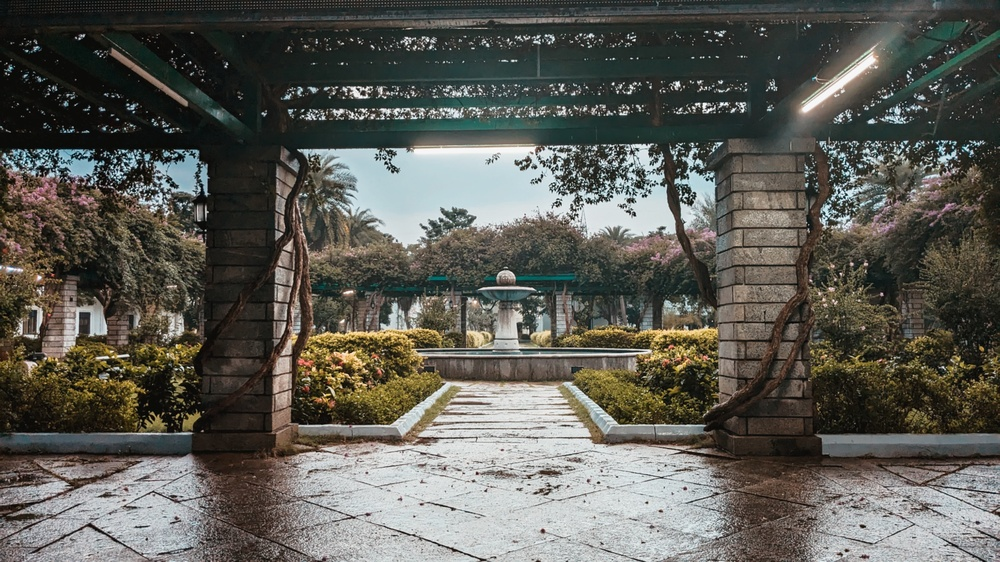
#> input picture Basics/image.jpg, 1000 x 562 px, shrunk from 4032 x 2268 before the run
$ jupyter execute Basic-functions.ipynb
#> lines starting #> are read from the running program, lines starting #| are printed output that depends on the picture
# Lab 1: Image Manipulation and Filtering

## Theory

### Experiment 1: Image Representation
A digital image is a two-dimensional function f(x, y), where x and y represent spatial coordinates and the value of f at any point represents the intensity of the image at that location. In digital form, this function is discretized into a matrix of size M × N.

For grayscale images, each pixel is represented by a single intensity value. In an 8-bit image, the intensity ranges from 0 to 255, where 0 represents black and 255 represents white. This discrete representation allows efficient storage and processing of images.

---

### Experiment 2: Noise Models

#### Gaussian Noise
Gaussian noise is a type of statistical noise with a probability density function equal to a normal distribution. It affects all pixels in the image and is commonly introduced during image acquisition due to sensor noise, poor lighting, or thermal effects.

Mathematically:
g(x, y) = f(x, y) + n(x, y)

where n(x, y) follows a Gaussian distribution.

#### Salt and Pepper Noise
Salt and Pepper noise is an impulse noise where random pixels are replaced by either minimum (0) or maximum (255) intensity values. It appears as white and black dots in the image and is typically caused by transmission errors or hardware faults.

---

### Experiment 3: Spatial Filtering

Spatial filtering involves modifying the intensity of a pixel based on its neighboring pixels using a kernel.

#### Averaging Filter
It replaces each pixel with the average of its neighbors, resulting in smoothing. However, it tends to blur edges.

#### Gaussian Filter
Uses a weighted average based on a Gaussian function. It provides smoother and more natural blurring compared to averaging filters.

#### Median Filter
A non-linear filter that replaces the pixel value with the median of neighboring values. It is highly effective in removing salt and pepper noise while preserving edges.

[cell 1]
import cv2

# Load image
img = cv2.imread('image.jpg')
#> img is the input picture: shape (562, 1000, 3); mean B, G, R 85.4, 92.3, 92.9

# Display image
cv2.imshow('Original Image', img)

# Print properties
print("Shape:", img.shape)
#| Shape: (562, 1000, 3)
print("Size:", img.size)
#| Size: 1686000
print("Data type:", img.dtype)
#| Data type: uint8

cv2.waitKey(0)
cv2.destroyAllWindows()

[cell 2]
import cv2
import numpy as np
import matplotlib.pyplot as plt

# Load image in grayscale
img = cv2.imread('image.jpg', 0)
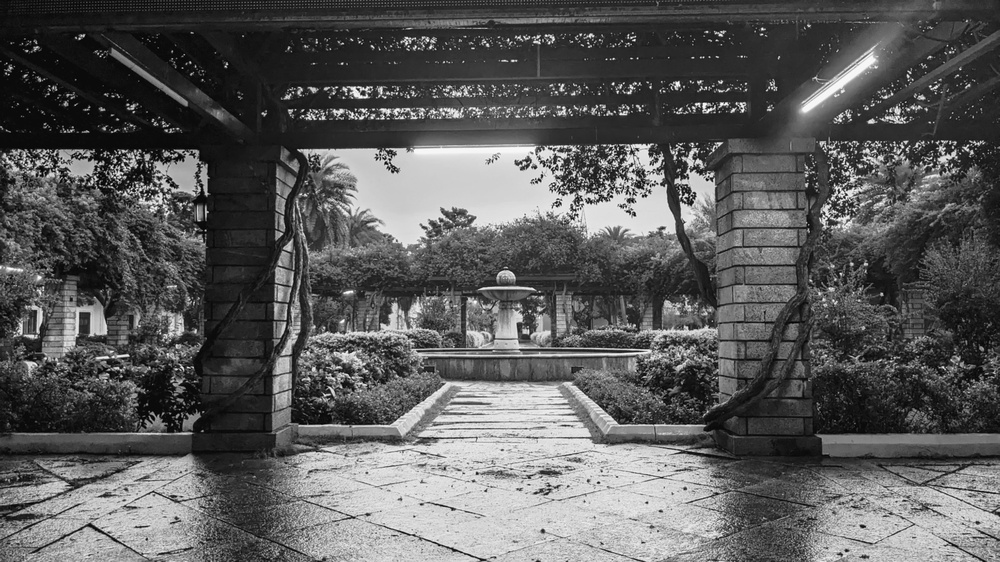
#> img: shape (562, 1000); min 0, max 255, mean 91.7

# ---------- Gaussian Noise ----------
mean = 0
std = 25
gaussian = np.random.normal(mean, std, img.shape).astype('uint8')
gaussian_noise = cv2.add(img, gaussian)
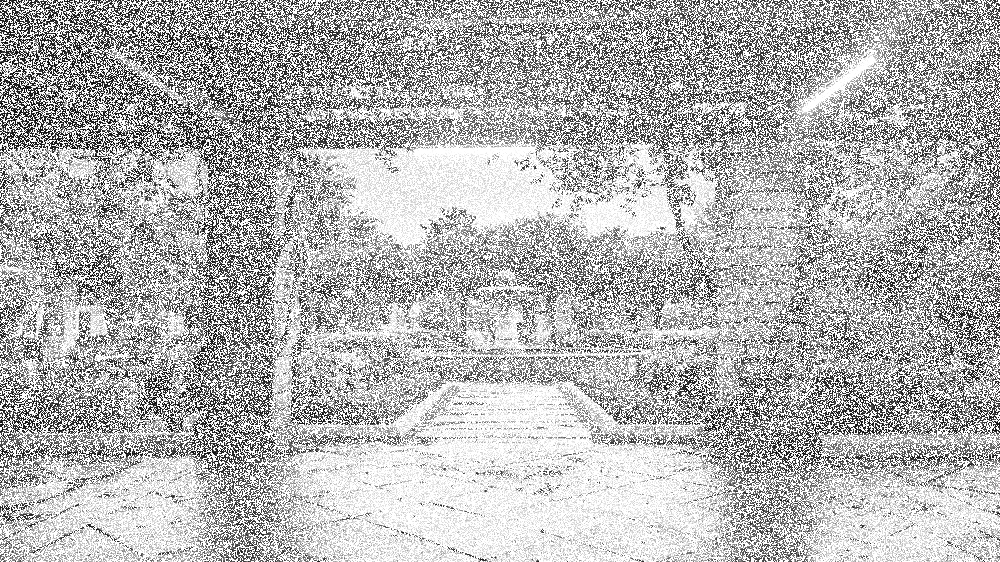
#> gaussian_noise: shape (562, 1000); min 0, max 255, mean 179.6

# ---------- Salt & Pepper Noise ----------
sp_noise = img.copy()

prob = 0.02
# Salt
salt = np.random.rand(*img.shape) < prob/2
sp_noise[salt] = 255

# Pepper
pepper = np.random.rand(*img.shape) < prob/2
sp_noise[pepper] = 0
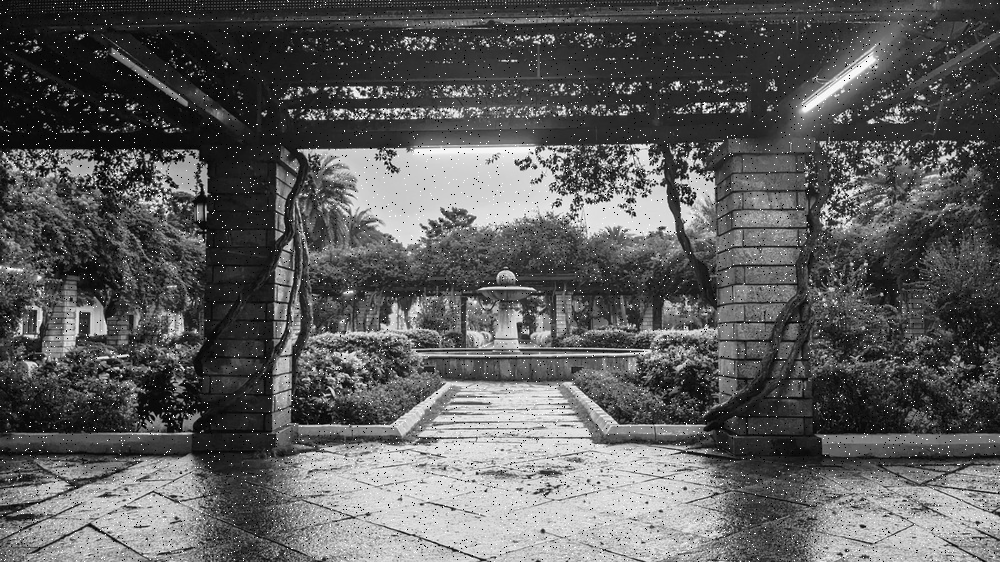
#> sp_noise: shape (562, 1000); min 0, max 255, mean 92.3

# ---------- Display ----------
plt.figure(figsize=(25,15))

plt.subplot(1,3,1)
plt.title("Original")
plt.imshow(img, cmap='gray')

plt.subplot(1,3,2)
plt.title("Gaussian Noise")
plt.imshow(gaussian_noise, cmap='gray')

plt.subplot(1,3,3)
plt.title("Salt & Pepper Noise")
plt.imshow(sp_noise, cmap='gray')

plt.show()
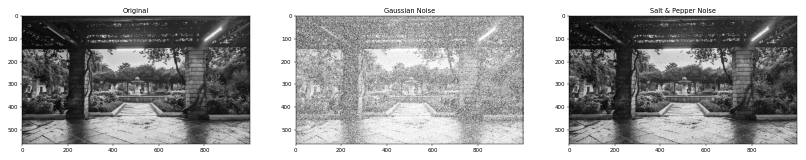
#> figure drawn by matplotlib, 3 panels

Gaussian noise spreads uniformly across the image, affecting most pixels slightly, whereas salt and pepper noise introduces random black and white pixels. Gaussian noise degrades image smoothly, while salt and pepper noise causes sharp disturbances.

[cell 3]
import cv2
import matplotlib.pyplot as plt

img = cv2.imread('image.jpg', 0)

avg_blur = cv2.blur(img, (15,15))
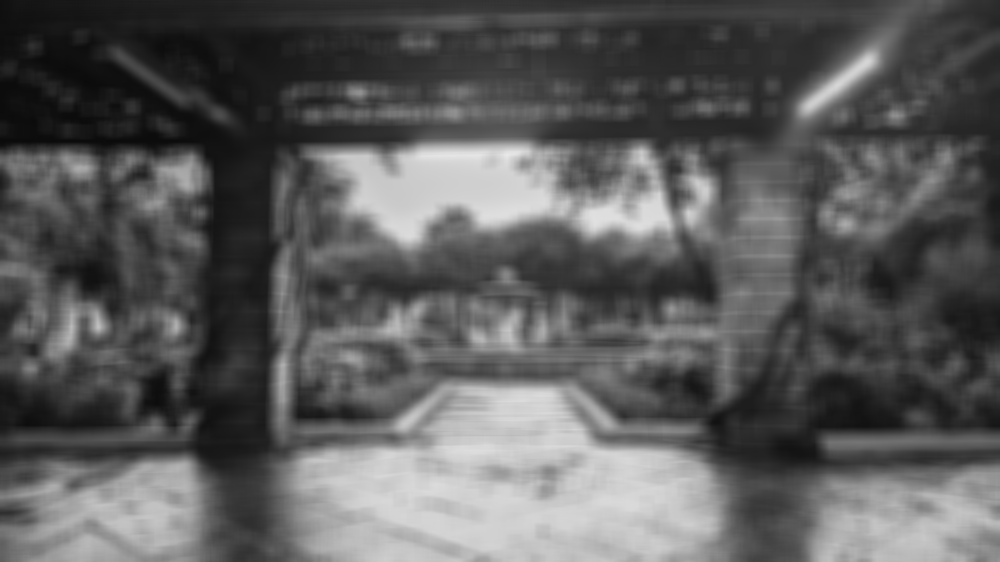
#> avg_blur: shape (562, 1000); min 11, max 232, mean 91.7
gaussian_blur = cv2.GaussianBlur(img, (15,15), 0)
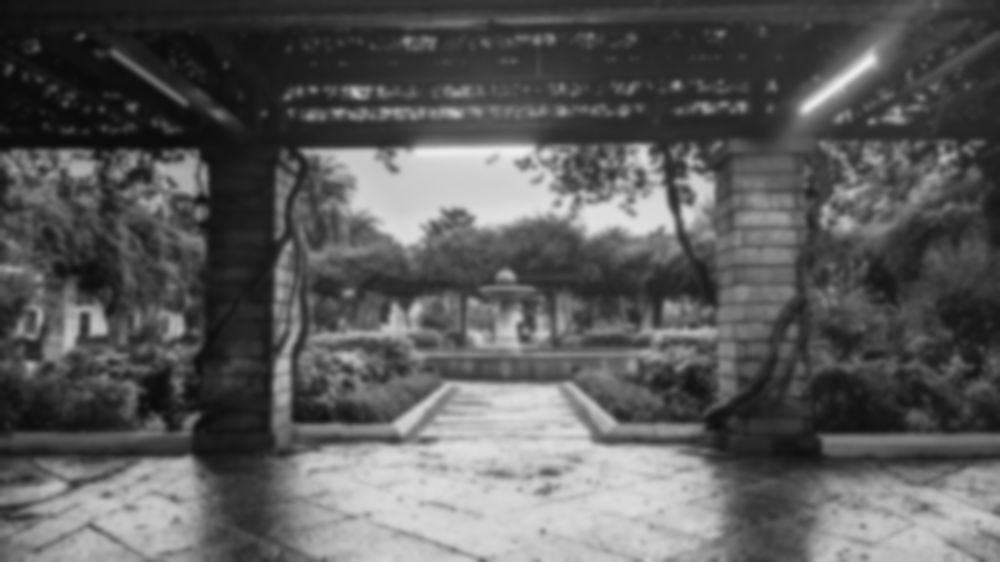
#> gaussian_blur: shape (562, 1000); min 11, max 238, mean 91.7
median_blur = cv2.medianBlur(img, 15)
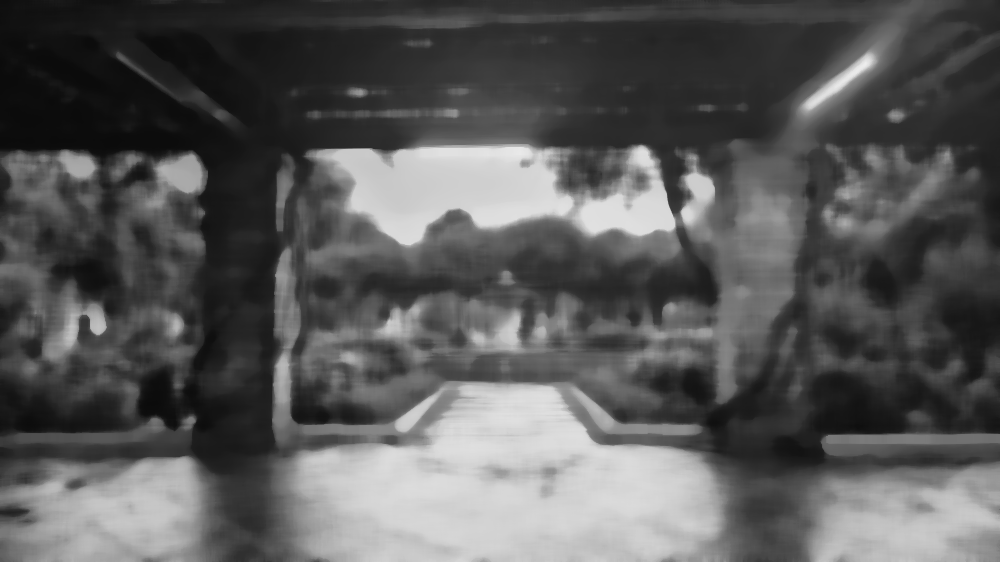
#> median_blur: shape (562, 1000); min 11, max 237, mean 89.6
bilateral_blur = cv2.bilateralFilter(img, 9, 75, 75)

plt.figure(figsize=(25,15))

images = [img, avg_blur, gaussian_blur, median_blur, bilateral_blur]
titles = ["Original", "Averaging", "Gaussian", "Median", "Bilateral"]

for i in range(5):
    plt.subplot(2,3,i+1)
    plt.imshow(images[i], cmap='gray')
    plt.title(titles[i])
    plt.axis('off')

plt.tight_layout()
plt.show()
